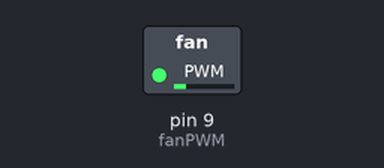
A sketch run on a simulated Arduino Uno, built with avr-gcc and run on an emulated ATmega328P. Parts: switched loads named in the sketch (green lamp = pin HIGH).

Above: at 0.05 s.
At 6.0 s:
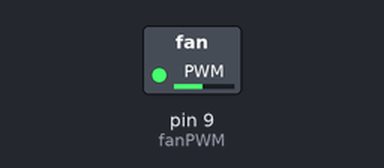
At 12.0 s:
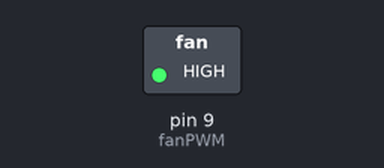
Timing chart, 0 to 15.6 s (numbered marks = the images above):
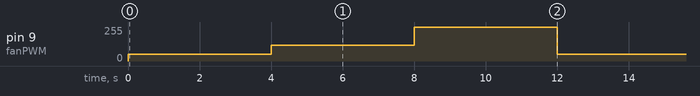

Measured:
- by itself, pin 9 (fanPWM): repeats every 12.0 s: 120/255 4.0 s, 255/255 4.0 s, 50/255 4.0 s

The sketch:

fanpwm.ino
```cpp
const int fanPWM = 9;

void setup() {
  pinMode(fanPWM, OUTPUT);
}

void loop() {

  analogWrite(fanPWM, 50);
  delay(4000);

  analogWrite(fanPWM, 120);  // medium
  delay(4000);

  analogWrite(fanPWM, 255);  // full speed
  delay(4000);
}
```
